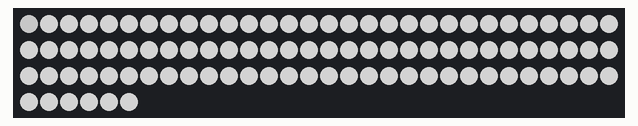
The sketch below on a simulated Arduino Uno, built with avr-gcc and run on an emulated ATmega328P. On the bench: 96 RGB LEDs in strip order, left to right, continuing on the next row. Dim RGB values are drawn brighter than linear; random numbers use the default seed unless the sketch sets one.

Above: at 0.46 s.

The sketch:

proceduraldemo.ino
```cpp
#include <Adafruit_NeoPixel.h>
#include <TimerOne.h>

#define PIN 9
#define NUMPIXEL 96

// Parameter 1 = number of pixels in strip
// Parameter 2 = Arduino pin number (most are valid)
// Parameter 3 = pixel type flags, add together as needed:
//   NEO_KHZ800  800 KHz bitstream (most NeoPixel products w/WS2812 LEDs)
//   NEO_KHZ400  400 KHz (classic 'v1' (not v2) FLORA pixels, WS2811 drivers)
//   NEO_GRB     Pixels are wired for GRB bitstream (most NeoPixel products)
//   NEO_RGB     Pixels are wired for RGB bitstream (v1 FLORA pixels, not v2)
Adafruit_NeoPixel strip = Adafruit_NeoPixel(NUMPIXEL, PIN, NEO_GRB | NEO_KHZ800);

// IMPORTANT: To reduce NeoPixel burnout risk, add 1000 uF capacitor across
// pixel power leads, add 300 - 500 Ohm resistor on first pixel's data input
// and minimize distance between Arduino and first pixel.  Avoid connecting
// on a live circuit...if you must, connect GND first.

void setup() {
  strip.begin();
  strip.show(); // Initialize all pixels to 'off'
  //Serial.begin(9600);
  Timer1.initialize(10000);
  Timer1.attachInterrupt(flash);
  randomSeed(analogRead(0));
}

volatile unsigned long flashCount = 0;
volatile unsigned long loopCount = 0;
volatile unsigned long pixel = 0;
volatile float maxbrightness = 127.0;
volatile float period = 4000;
volatile float cycle = 10;
volatile uint32_t color = 0;
volatile uint32_t colorfade = 0;
volatile float brightness = 0.0;

void flash() {

  if( (loopCount % 30) < 15 )
  {
    brightness = pattern2(flashCount*cycle/period);
  }
  else
  {
    if(!(loopCount%2))
    {
      brightness = pattern1(flashCount*cycle/period);
    }
    else
    {
      brightness = 0.0;
    }
  }

  if(brightness > 1.0)
    brightness = 1.0;
  else if(brightness < 0.0)
    brightness = 0.0;

  color = strip.Color(maxbrightness,maxbrightness,maxbrightness);
  colorfade = strip.Color(brightness*maxbrightness,brightness*maxbrightness,brightness*maxbrightness);

  if( (loopCount % 30) < 15 )
  {
    for(uint16_t i = 0; i<NUMPIXEL; i++)
    {
      strip.setPixelColor(i, color);
    }
    strip.setPixelColor(pixel, colorfade);
  }
  else
  {
    for(uint16_t i = 0; i<NUMPIXEL; i++)
    {
      strip.setPixelColor(i, colorfade);
    }
  }

  strip.show();
  flashCount++;
  if(flashCount * cycle == period)
  {
    flashCount = 0;
    loopCount++;
    pixel = random(NUMPIXEL);
  }
}

float pattern1(float num)
{
  return ((cos((num)*3.2*M_PI)+cos((1.5*num)*3.2*M_PI))+2)/4;;
}

float pattern2(float num)
{
  return (-sin((num)*1.0*M_PI)+1);
}

void loop() {

}
```
